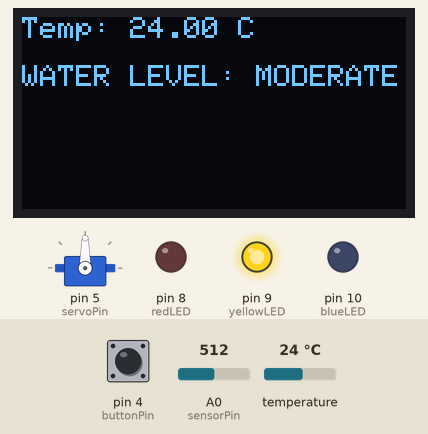
A sketch run on a simulated Arduino Uno, built with avr-gcc and run on an emulated ATmega328P. Parts: servo, 128×64 one-colour display, output pins drawn as LEDs (lit = HIGH). Inputs (shaded band) come from the test bench; at power-on: A0 (sensorPin) = 512, temperature 24 °C, pin 4 (buttonPin) HIGH. What the sketch prints to the serial monitor is not drawn.

Above: at 1.8 s.
1.9 s: A0 (sensorPin) set to 589
3.4 s: A0 (sensorPin) set to 607
At 6.0 s:
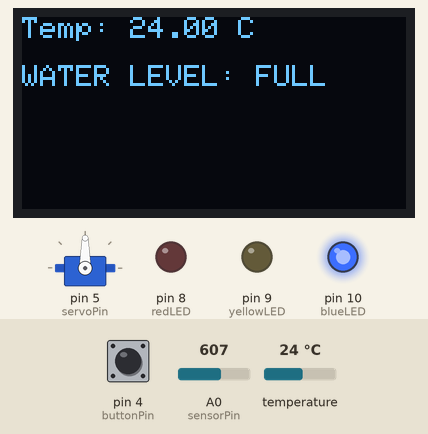
6.3 s: temperature set to 12 °C
At 7.4 s:
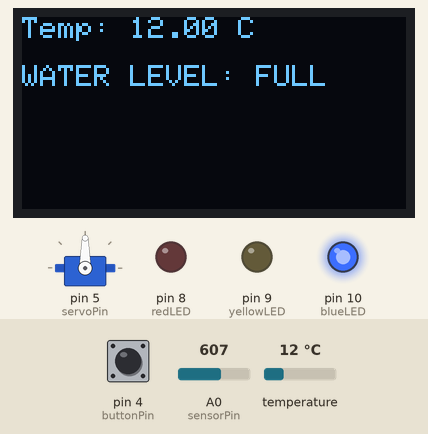
8.3 s: A0 (sensorPin) set to 390
At 10.3 s:
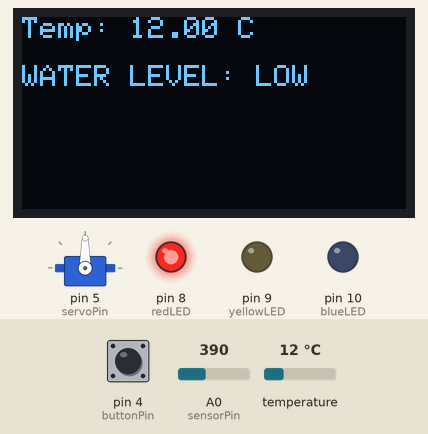
11.2 s: temperature set to 19 °C
13.2 s: A0 (sensorPin) set to 412
At 15.6 s:
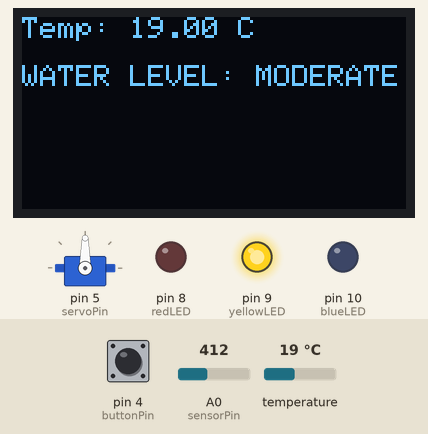
Timing chart, 0 to 17.1 s (numbered marks = the images above; inputs shaded):
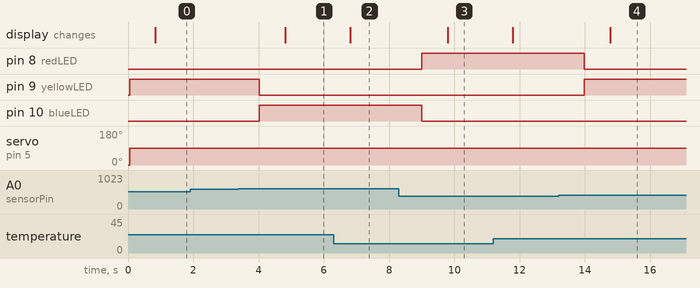

The sketch:

Arduino_02_with_sugar_temp_water_level.ino
```cpp
// ARD2

#include <Servo.h>
#include <OneWire.h>
#include <DallasTemperature.h>
#include <Wire.h>
#include <Adafruit_GFX.h>
#include <Adafruit_SSD1306.h>

const int sensorPin = A0;
const int redLED = 8;
const int yellowLED = 9;
const int blueLED = 10;
const int buttonPin = 4;
const int servoPin = 5;

const int tempSensorPin = 3;

#define SCREEN_WIDTH 128
#define SCREEN_HEIGHT 64
#define OLED_RESET -1
Adafruit_SSD1306 display(SCREEN_WIDTH, SCREEN_HEIGHT, &Wire, OLED_RESET);

OneWire oneWire(tempSensorPin);
DallasTemperature sensors(&oneWire);

Servo myServo;
bool lastButtonState = HIGH;

void setup() {
  Serial.begin(9600);

  pinMode(redLED, OUTPUT);
  pinMode(yellowLED, OUTPUT);
  pinMode(blueLED, OUTPUT);
  pinMode(buttonPin, INPUT_PULLUP);

  myServo.attach(servoPin);
  myServo.write(-90);

  sensors.begin();

  display.begin(SSD1306_SWITCHCAPVCC, 0x3C);
  display.clearDisplay();
  display.setTextSize(1);  // smaller size to fit both lines clearly
  display.setTextColor(SSD1306_WHITE);
}

void loop() {
  int waterLevel = analogRead(sensorPin);
  int buttonState = digitalRead(buttonPin);


  String waterStatus;

  // Handle water level and LEDs
  if (waterLevel < 400) {
    digitalWrite(redLED, HIGH);
    digitalWrite(yellowLED, LOW);
    digitalWrite(blueLED, LOW);
    waterStatus = "WATER LEVEL: LOW";
  } else if (waterLevel < 600) {
    digitalWrite(redLED, LOW);
    digitalWrite(yellowLED, HIGH);
    digitalWrite(blueLED, LOW);
    waterStatus = "WATER LEVEL: MODERATE";
  } else {
    digitalWrite(redLED, LOW);
    digitalWrite(yellowLED, LOW);
    digitalWrite(blueLED, HIGH);
    waterStatus = "WATER LEVEL: FULL";
  }

  // Servo control via button
  if (buttonState == LOW && lastButtonState == HIGH) {
    Serial.println("Button Pressed");
    myServo.write(-90);
  }

  if (buttonState == HIGH) {
    myServo.write(90);
  }

  lastButtonState = buttonState;

  // Get temperature
  sensors.requestTemperatures();
  float tempC = sensors.getTempCByIndex(0);

  Serial.print("Water Temp: ");
  Serial.print(tempC);
  Serial.println(" C");

  // Display both temperature and water level on OLED
  display.clearDisplay();
  display.setCursor(0, 0);
  display.print("Temp: ");
  display.print(tempC);
  display.print(" C");

  display.setCursor(0, 16);
  display.print(waterStatus);

  display.display();

  delay(200);
}
```

Measured:
- the behaviour switches between 599 and 600 on A0 (sensorPin) (found by bisection; images 0 and 1)
- the behaviour switches between 399 and 400 on A0 (sensorPin) (found by bisection; images 3 and 4)
- after the input at 1.9 s, every drawn part: stays the same
- after the input at 3.4 s, pin 9 (yellowLED): HIGH → LOW after 0.63 s; pin 10 (blueLED): LOW → HIGH after 0.63 s; the display: changes after 1.4 s (image 1)
- after the input at 6.3 s, the display: changes after 0.51 s (image 2)
- after the input at 8.3 s, pin 8 (redLED): LOW → HIGH after 0.70 s; pin 10 (blueLED): HIGH → LOW after 0.70 s; the display: changes after 1.5 s (image 3)
- after the input at 13.2 s, pin 8 (redLED): HIGH → LOW after 0.78 s; pin 9 (yellowLED): LOW → HIGH after 0.78 s; the display: changes after 1.6 s (image 4)
